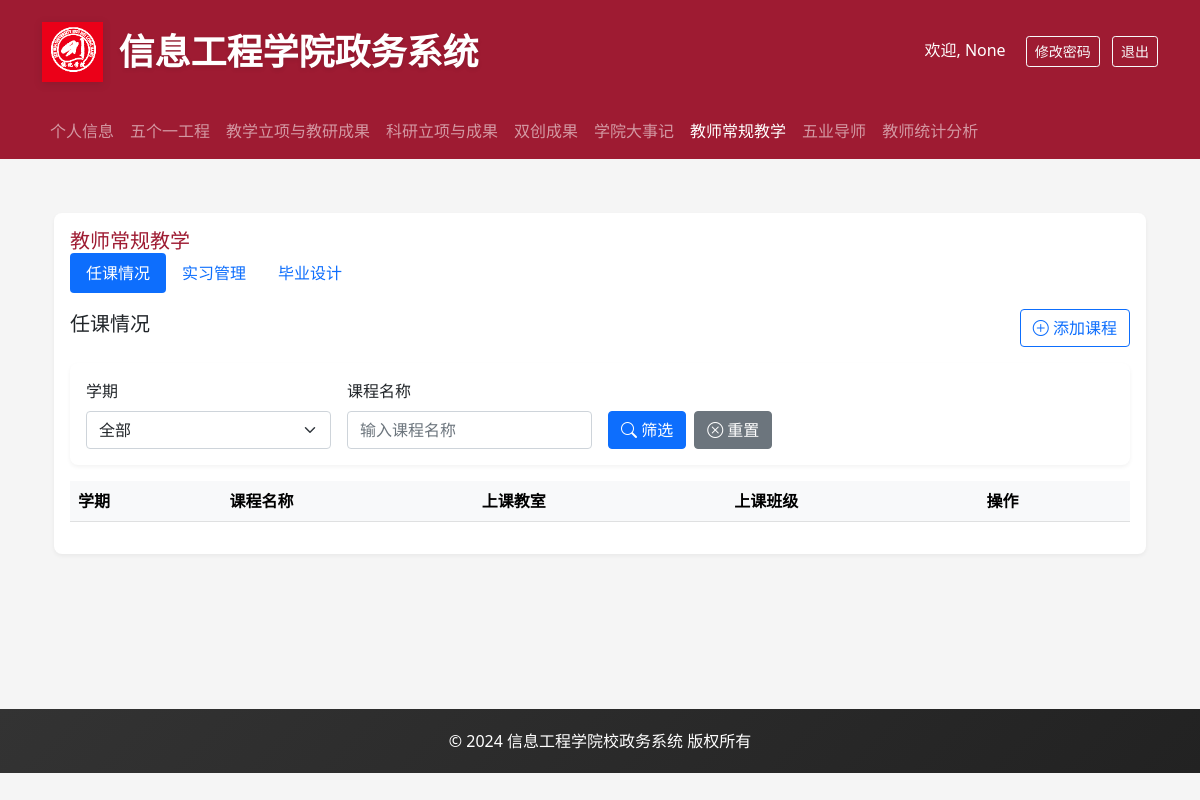
The page /teacher_teaching (signed in) on the database as committed earlier.
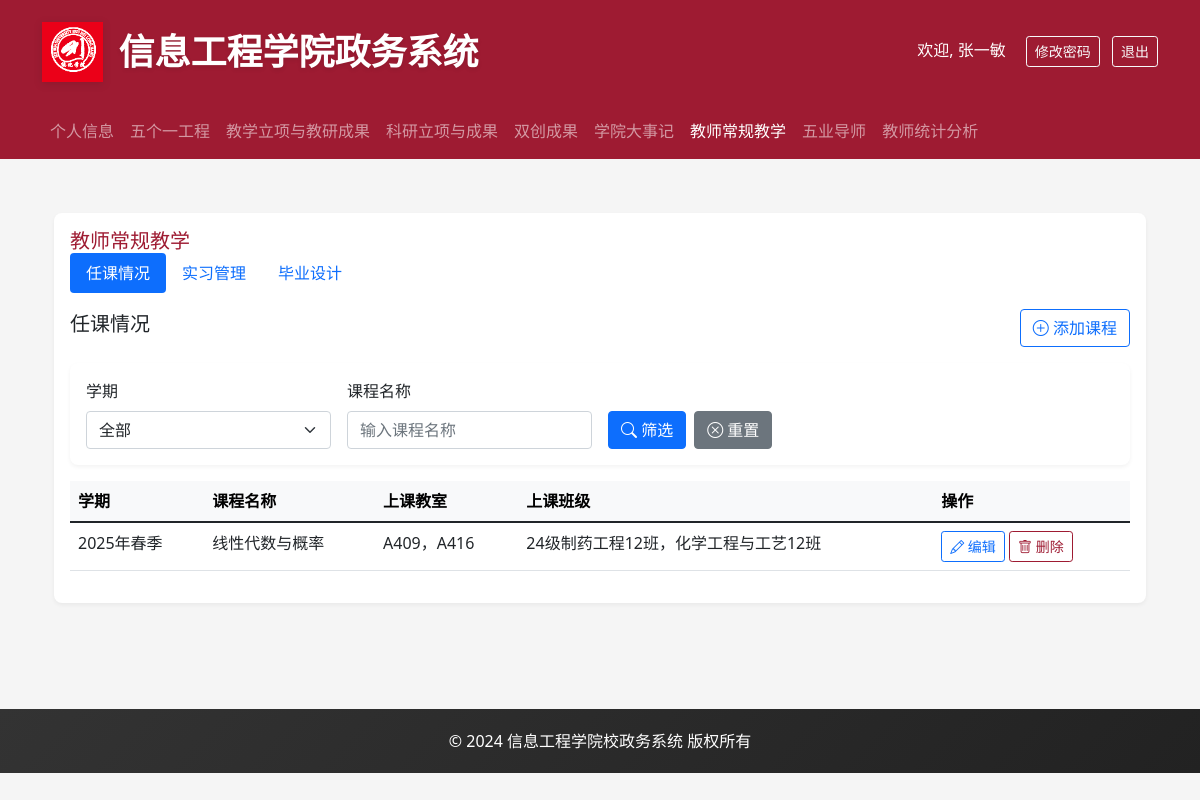
The same page on the database as committed later.
### backend/models.py (models this page shows, shortened)
class User(UserMixin, db.Model):
    __tablename__ = 'users'
    id = db.Column(db.Integer, primary_key=True)
    username = db.Column(db.String(80), unique=True, nullable=False)
    password_hash = db.Column(db.String(128))
    role = db.Column(db.String(20), nullable=False)  # admin, teacher, student
    name = db.Column(db.String(80))
    gender = db.Column(db.String(10))
    birth_date = db.Column(db.Date)
    email = db.Column(db.String(120), unique=True)
    phone = db.Column(db.String(20))
    employee_number = db.Column(db.String(20))
    ethnicity = db.Column(db.String(50))  # 民族
    id_number = db.Column(db.String(18))  # 身份证号
    political_status = db.Column(db.String(50))  # 政治面貌
    party_join_date = db.Column(db.Date)  # 入党时间
    party_branch = db.Column(db.String(100))  # 所属党支部
    hometown = db.Column(db.String(100))  # 籍贯
    address = db.Column(db.String(200))  # 家庭住址
    education_level = db.Column(db.String(50))  # 学历
    education_date = db.Column(db.Date)  # 获得学历时间
    degree = db.Column(db.String(50))  # 学位
    degree_date = db.Column(db.Date)  # 获得学位时间
    bachelor_school = db.Column(db.String(100))  # 本科毕业学校
    master_school = db.Column(db.String(100))  # 硕士毕业学校
    phd_school = db.Column(db.String(100))  # 博士毕业学校
    major = db.Column(db.String(100))  # 专业
    teaching_group = db.Column(db.String(100))  # 教研室
    is_dual_teacher = db.Column(db.String(10))  # 是否双师
    award_title = db.Column(db.String(100))  # 获得奖励称号
    talent_title = db.Column(db.String(100))  # 人才称号
    research_direction = db.Column(db.String(200))  # 研究方向
    work_start_date = db.Column(db.Date)  # 入校时间
    career_start_date = db.Column(db.Date)  # 参加工作时间
    highest_title = db.Column(db.String(50))  # 最高级职称
    highest_title_date = db.Column(db.Date)  # 获得最高级职称时间
    position = db.Column(db.String(50))  # 职务
    subject = db.Column(db.String(50))  # 学科
    department = db.Column(db.String(100))  # 所属院系
    photo_path = db.Column(db.String(200))  # 照片路径
    hire_date = db.Column(db.Date)             # 入职日期

class TeacherCourse(db.Model):
    id = db.Column(db.Integer, primary_key=True)
    teacher_id = db.Column(db.Integer, db.ForeignKey('users.id'), nullable=False)  # 教师ID
    course_name = db.Column(db.String(100), nullable=False)  # 课程名称
    classroom = db.Column(db.String(50), nullable=False)  # 上课教室
    class_name = db.Column(db.String(50), nullable=False)  # 上课班级
    semester = db.Column(db.String(20), nullable=False)  # 学期（如：2023-2024-1）
    created_at = db.Column(db.DateTime, default=datetime.utcnow)  # 创建时间
    teacher = db.relationship('User', backref=db.backref('courses', lazy=True))

### backend/app.py (the view)
@app.route('/teacher_teaching')
@login_required
def teacher_teaching():
    try:
        tab = request.args.get('tab', 'graduation')
        student_name = request.args.get('student_name', '')
        teacher_name = request.args.get('teacher_name', '')
        is_admin_teacher = current_user.role == 'admin'
        courses = TeacherCourse.query.filter_by(teacher_id=current_user.id).all() if not is_admin_teacher else TeacherCourse.query.all()
        graduation_projects_query = GraduationProject.query
        if not is_admin_teacher:
            graduation_projects_query = graduation_projects_query.filter_by(teacher_id=current_user.id)
        graduation_projects = graduation_projects_query.all()
        internships_query = Internship.query
        if not is_admin_teacher:
            internships_query = internships_query.filter_by(teacher_id=current_user.id)
        internships = internships_query.all()
        return render_template('teacher_teaching.html',
                             courses=courses,
                             graduation_projects=graduation_projects,
                             internships=internships,
                             is_admin_teacher=is_admin_teacher)
    except Exception as e:
        flash(f'加载页面时发生错误：{str(e)}', 'error')
        return redirect(url_for('index'))

### backend/app.py (called while the page is built)
@login_manager.user_loader
def load_user(user_id):
    return User.query.get(int(user_id))

### frontend/templates/teacher_teaching.html (shortened to what the changed rows need)
{% extends "base.html" %}
{% block content %}
<div class="container mt-4">
    <div class="card">
        <div class="card-body">
            <div class="tab-content" id="teachingTabsContent">
                <div class="tab-pane fade show active" id="courses" role="tabpanel">
                    <div class="table-responsive">
                        <table class="table table-hover">
                            <thead class="table-light">
                                <tr>
                                    <th>学期</th>
                                    <th>课程名称</th>
                                    <th>上课教室</th>
                                    <th>上课班级</th>
                                    <th>操作</th>
                                </tr>
                            </thead>
                            <tbody>
                                {% for course in courses %}
                                <tr>
                                    <td>{{ course.semester }}</td>
                                    <td>{{ course.course_name }}</td>
                                    <td>{{ course.classroom }}</td>
                                    <td>{{ course.class_name }}</td>
                                    <td>
                                        {% if is_admin_teacher or course.teacher_id == current_user.id %}
                                        <button class="btn btn-sm btn-outline-primary" onclick="editCourse({{ course.id }})">
                                            <i class="bi bi-pencil"></i> 编辑
                                        </button>
                                        <button class="btn btn-sm btn-outline-danger" onclick="deleteCourse({{ course.id }})">
                                            <i class="bi bi-trash"></i> 删除
                                        </button>
                                        {% endif %}
                                    </td>
                                </tr>
                                {% endfor %}
                            </tbody>
                        </table>
                    </div>
                </div>
            </div>
        </div>
    </div>
</div>
{% endblock %}

### frontend/templates/base.html (shortened to what this page needs)
<!DOCTYPE html>
<html lang="zh">
<head>
    <link href="https://cdn.jsdelivr.net/npm/bootstrap@5.1.3/dist/css/bootstrap.min.css" rel="stylesheet">
    <link rel="stylesheet" href="https://cdn.jsdelivr.net/npm/bootstrap-icons@1.8.1/font/bootstrap-icons.css">
</head>
<body>
    <header class="header">
        <div class="container">
            <div class="d-flex align-items-center justify-content-between">
                <div class="d-flex align-items-center">
                    <img src="{{ url_for('static', filename='logo.png') }}" alt="信息工程学院" class="logo me-3">
                    <h1>信息工程学院政务系统</h1>
                </div>
                {% if current_user.is_authenticated %}
                <div>
                    <span class="text-white me-3">欢迎, {{ current_user.name }}</span>
                    <button class="btn btn-outline-light btn-sm me-2" data-bs-toggle="modal" data-bs-target="#changePasswordModal">
                        修改密码
                    </button>
                    <a href="{{ url_for('logout') }}" class="btn btn-outline-light btn-sm">退出</a>
                </div>
                {% endif %}
            </div>
        </div>
    </header>
    {% if current_user.is_authenticated %}
    <nav class="navbar navbar-expand-lg navbar-dark bg-danger">
        <div class="container">
            <div class="collapse navbar-collapse" id="navbarNav">
                <ul class="navbar-nav me-auto">
                    <li class="nav-item">
                        <a class="nav-link {% if request.endpoint == 'profile' %}active{% endif %}" href="{{ url_for('profile') }}">个人信息</a>
                    </li>
                    <li class="nav-item">
                        <a class="nav-link {% if request.endpoint == 'five_one' %}active{% endif %}" href="{{ url_for('five_one') }}">五个一工程</a>
                    </li>
                    <li class="nav-item">
                        <a class="nav-link {% if request.endpoint == 'teaching_research' %}active{% endif %}" href="{{ url_for('teaching_research') }}">教学立项与教研成果</a>
                    </li>
                    <li class="nav-item">
                        <a class="nav-link {% if request.endpoint == 'scientific_research' %}active{% endif %}" href="{{ url_for('scientific_research') }}">科研立项与成果</a>
                    </li>
                    <li class="nav-item">
                        <a class="nav-link {% if request.endpoint == 'innovation_achievements' %}active{% endif %}" href="{{ url_for('innovation_achievements') }}">双创成果</a>
                    </li>
                    <li class="nav-item">
                        <a class="nav-link {% if request.endpoint == 'college_events' %}active{% endif %}" href="{{ url_for('college_events') }}">学院大事记</a>
                    </li>
                    <li class="nav-item">
                        <a class="nav-link {% if request.endpoint == 'teacher_teaching' %}active{% endif %}" href="{{ url_for('teacher_teaching') }}">教师常规教学</a>
                    </li>
                    <li class="nav-item">
                        <a class="nav-link {% if request.endpoint == 'five_one_mentor' %}active{% endif %}" href="{{ url_for('five_one_mentor') }}">五业导师</a>
                    </li>
                    <li class="nav-item">
                        <a class="nav-link {% if request.endpoint == 'teacher_statistics' %}active{% endif %}" href="{{ url_for('teacher_statistics') }}">教师统计分析</a>
                    </li>
                </ul>
            </div>
        </div>
    </nav>
    {% endif %}
    <div class="content-wrapper">
        <div class="container">
            {% block content %}{% endblock %}
        </div>
    </div>
    <footer class="footer">
        <div class="container text-center">
            <p class="mb-0">© 2024 信息工程学院校政务系统 版权所有</p>
        </div>
    </footer>
</body>
</html>

Rows that differ between the two databases and show on the page:
changed User: name "None" → "张一敏"
added TeacherCourse: semester "2025年春季", course_name "线性代数与概率", classroom "A409，A416", class_name "24级制药工程12班，化学工程与工艺12班"
